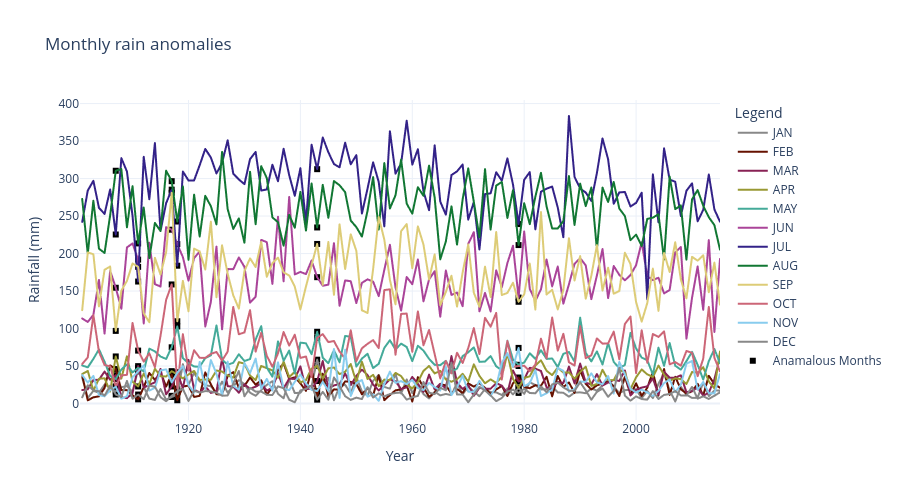

This figure's notebook cell:
### Code cell
#searching for monthly anomalies

monthly_anomalies = []
for column in months:
    for _, rows in Monthly_anomalies_df.iterrows():
        monthly_anomalies.append({'Year': rows['YEAR'], 'Month': column, 'Rainfall': rows[column]})

Monthly_anomalies_df_long = pd.DataFrame(monthly_anomalies)

monthly_anomalies_fig = px.line(
    rainfall_data,
    x = 'YEAR',
    y = months,
    labels = {'YEAR' : 'Year', 'value' : 'Rainfall (mm)', 'variable' : 'Month'},
    title = 'Monthly rain anomalies',
    color_discrete_sequence = px.colors.qualitative.Safe_r
)

monthly_anomalies_fig.add_trace(GO.Scatter(
    x = Monthly_anomalies_df_long['Year'],
    y = Monthly_anomalies_df_long['Rainfall'],
    mode = 'markers',
    name = 'Anamalous Months',
    marker = dict(color = 'black', size = 6, symbol = 'square')
))

monthly_anomalies_fig.update_layout(
    template = 'plotly_white',
    legend = dict(title="Legend"),
    height = 500
)
